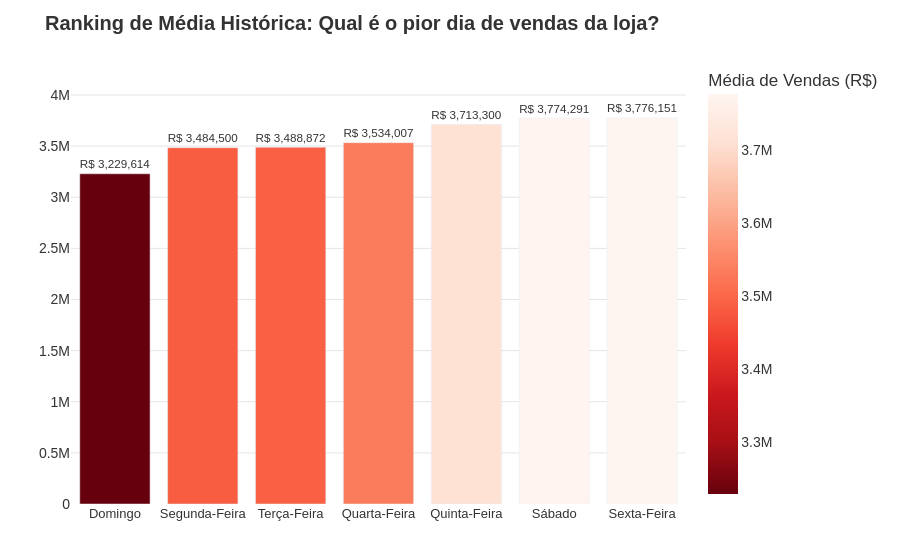

Notebook source saved alongside this figure:
### Code cell
import plotly.express as px

df_plot = df_calendar_sales.sort_values(by="true_average_sales", ascending=True).copy()

fig = px.bar(
    df_plot,
    x="day_name_pt",
    y="true_average_sales",
    title="<b>Ranking de Média Histórica: Qual é o pior dia de vendas da loja?</b>",
    labels={
        "day_name_pt": "Dia da Semana",
        "true_average_sales": "Média de Vendas (R$)"
    },
    text="true_average_sales",
    color="true_average_sales",
    color_continuous_scale="Reds_r" 
)

fig.update_layout(
    plot_bgcolor="white",
    font=dict(family="Arial", size=14, color="#333333"),
    showlegend=False,
    margin=dict(l=20, r=20, t=60, b=20)
)

fig.update_traces(
    texttemplate="R$ %{text:,.0f}", 
    textposition="outside",
    hovertemplate="<b>%{x}</b><br>Média de Vendas: R$ %{y:,.2f}<extra></extra>"
)

# Adicionamos uma margem no eixo Y para o texto não ser cortado no topo
max_val = df_plot["true_average_sales"].max()
fig.update_yaxes(range=[0, max_val * 1.15], showgrid=True, gridcolor="#e5e5e5", title="")
fig.update_xaxes(title="", tickfont=dict(size=13))

fig.show()

### Figure 1 — Plotly figure (JSON) as saved in the notebook; plotly's stock layout.template omitted (floating-point values rounded to 4 significant figures)
{"data": [{"hovertemplate": "<b>%{x}</b><br>Média de Vendas: R$ %{y:,.2f}<extra></extra>", "legendgroup": "", "marker": {"color": [3230000.0, 3485000.0, 3489000.0, 3534000.0, 3713000.0, 3774000.0, 3776000.0], "coloraxis": "coloraxis", "pattern": {"shape": ""}}, "name": "", "orientation": "v", "showlegend": false, "text": [3230000.0, 3485000.0, 3489000.0, 3534000.0, 3713000.0, 3774000.0, 3776000.0], "textposition": "outside", "texttemplate": "R$ %{text:,.0f}", "type": "bar", "x": ["Domingo", "Segunda-Feira", "Terça-Feira", "Quarta-Feira", "Quinta-Feira", "Sábado", "Sexta-Feira"], "xaxis": "x", "y": [3230000.0, 3485000.0, 3489000.0, 3534000.0, 3713000.0, 3774000.0, 3776000.0], "yaxis": "y"}], "layout": {"barmode": "relative", "coloraxis": {"colorbar": {"title": {"text": "Média de Vendas (R$)"}}, "colorscale": [[0, "rgb(103,0,13)"], [0.125, "rgb(165,15,21)"], [0.25, "rgb(203,24,29)"], [0.375, "rgb(239,59,44)"], [0.5, "rgb(251,106,74)"], [0.625, "rgb(252,146,114)"], [0.75, "rgb(252,187,161)"], [0.875, "rgb(254,224,210)"], [1, "rgb(255,245,240)"]]}, "font": {"color": "#333333", "family": "Arial", "size": 14}, "legend": {"tracegroupgap": 0}, "margin": {"b": 20, "l": 20, "r": 20, "t": 60}, "plot_bgcolor": "white", "showlegend": false, "title": {"text": "<b>Ranking de Média Histórica: Qual é o pior dia de vendas da loja?</b>"}, "xaxis": {"anchor": "y", "domain": [0, 1], "tickfont": {"size": 13}, "title": {"text": ""}}, "yaxis": {"anchor": "x", "domain": [0, 1], "gridcolor": "#e5e5e5", "range": [0, 4343000.0], "showgrid": true, "title": {"text": ""}}}}
